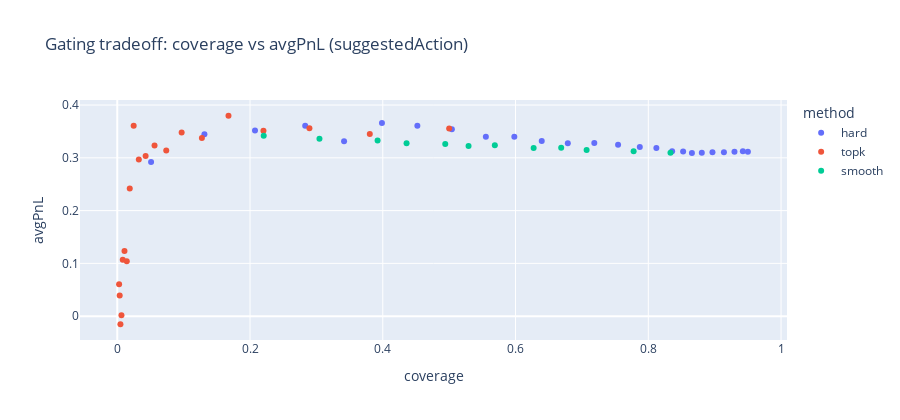

This figure's notebook cell:
### Code cell
fig = px.scatter(
    gate,
    x='coverage',
    y='avgPnL',
    color='method',
    hover_data=['param', 'winrate'],
    title='Gating tradeoff: coverage vs avgPnL (suggestedAction)',
)
fig.update_layout(height=420)
fig

### Figure 1 — Plotly figure (JSON) as saved in the notebook; plotly's stock layout.template omitted (floating-point values rounded to 4 significant figures)
{"data": [{"customdata": [[0.8486, 0.1805], [0.8542, 0.1806], [0.8598, 0.1804], [0.8654, 0.1809], [0.871, 0.1812], [0.8765, 0.1815], [0.8821, 0.182], [0.8877, 0.183], [0.8933, 0.1831], [0.8989, 0.1845], [0.9045, 0.1845], [0.9101, 0.1851], [0.9156, 0.1862], [0.9212, 0.1869], [0.9268, 0.1888], [0.9324, 0.1926], [0.938, 0.1947], [0.9436, 0.1987], [0.9492, 0.2009], [0.9548, 0.2006], [0.9604, 0.1984], [0.9659, 0.2041], [0.9715, 0.2078], [0.9771, 0.2158], [0.9827, 0.217]], "hovertemplate": "method=hard<br>coverage=%{x}<br>avgPnL=%{y}<br>param=%{customdata[0]}<br>winrate=%{customdata[1]}<extra></extra>", "legendgroup": "hard", "marker": {"color": "#636efa", "symbol": "circle"}, "mode": "markers", "name": "hard", "orientation": "v", "showlegend": true, "type": "scatter", "x": [0.9501, 0.9424, 0.9298, 0.9139, 0.8967, 0.8806, 0.8657, 0.8525, 0.8359, 0.8121, 0.7872, 0.7545, 0.7186, 0.6787, 0.6395, 0.5982, 0.5553, 0.5041, 0.4521, 0.3988, 0.3417, 0.2831, 0.2075, 0.1313, 0.05095], "xaxis": "x", "y": [0.3118, 0.3125, 0.3114, 0.3106, 0.3104, 0.3095, 0.3094, 0.3122, 0.3123, 0.3188, 0.3204, 0.3246, 0.3281, 0.3277, 0.332, 0.3397, 0.34, 0.3541, 0.361, 0.3662, 0.3315, 0.3606, 0.3519, 0.3445, 0.2919], "yaxis": "y"}, {"customdata": [[50, 0.2], [66, 0.2121], [86, 0.1744], [114, 0.1667], [149, 0.1946], [196, 0.1939], [258, 0.2016], [339, 0.2242], [445, 0.236], [585, 0.2274], [769, 0.2224], [1011, 0.2235], [1328, 0.2161], [1746, 0.2228], [2295, 0.2148], [3016, 0.2139], [3964, 0.2066], [5210, 0.2042], [6847, 0.1989], [8999, 0.1991]], "hovertemplate": "method=topk<br>coverage=%{x}<br>avgPnL=%{y}<br>param=%{customdata[0]}<br>winrate=%{customdata[1]}<extra></extra>", "legendgroup": "topk", "marker": {"color": "#EF553B", "symbol": "circle"}, "mode": "markers", "name": "topk", "orientation": "v", "showlegend": true, "type": "scatter", "x": [0.002778, 0.003667, 0.004778, 0.006334, 0.008279, 0.01089, 0.01433, 0.01884, 0.02472, 0.0325, 0.04273, 0.05617, 0.07379, 0.09701, 0.1275, 0.1676, 0.2202, 0.2895, 0.3804, 0.5], "xaxis": "x", "y": [0.06031, 0.0389, -0.0154, 0.001885, 0.1068, 0.1234, 0.104, 0.2419, 0.361, 0.2969, 0.3034, 0.3232, 0.3138, 0.3482, 0.3374, 0.3798, 0.3515, 0.3559, 0.3452, 0.3558], "yaxis": "y"}, {"customdata": [["alpha=0.60,p=1.00", 0.1802], ["alpha=0.60,p=2.00", 0.1826], ["alpha=0.60,p=4.00", 0.1865], ["alpha=0.70,p=1.00", 0.1815], ["alpha=0.70,p=2.00", 0.1845], ["alpha=0.70,p=4.00", 0.1891], ["alpha=0.80,p=1.00", 0.1843], ["alpha=0.80,p=2.00", 0.1881], ["alpha=0.80,p=4.00", 0.1938], ["alpha=0.85,p=1.00", 0.187], ["alpha=0.85,p=2.00", 0.1916], ["alpha=0.85,p=4.00", 0.1977]], "hovertemplate": "method=smooth<br>coverage=%{x}<br>avgPnL=%{y}<br>param=%{customdata[0]}<br>winrate=%{customdata[1]}<extra></extra>", "legendgroup": "smooth", "marker": {"color": "#00cc96", "symbol": "circle"}, "mode": "markers", "name": "smooth", "orientation": "v", "showlegend": true, "type": "scatter", "x": [0.8334, 0.7071, 0.5292, 0.7779, 0.6273, 0.4358, 0.6688, 0.4941, 0.3046, 0.5688, 0.3922, 0.2206], "xaxis": "x", "y": [0.3095, 0.3147, 0.3226, 0.3124, 0.3188, 0.3278, 0.3189, 0.3261, 0.3361, 0.3237, 0.3327, 0.342], "yaxis": "y"}], "layout": {"height": 420, "legend": {"title": {"text": "method"}, "tracegroupgap": 0}, "title": {"text": "Gating tradeoff: coverage vs avgPnL (suggestedAction)"}, "xaxis": {"anchor": "y", "domain": [0, 1], "title": {"text": "coverage"}}, "yaxis": {"anchor": "x", "domain": [0, 1], "title": {"text": "avgPnL"}}}}
